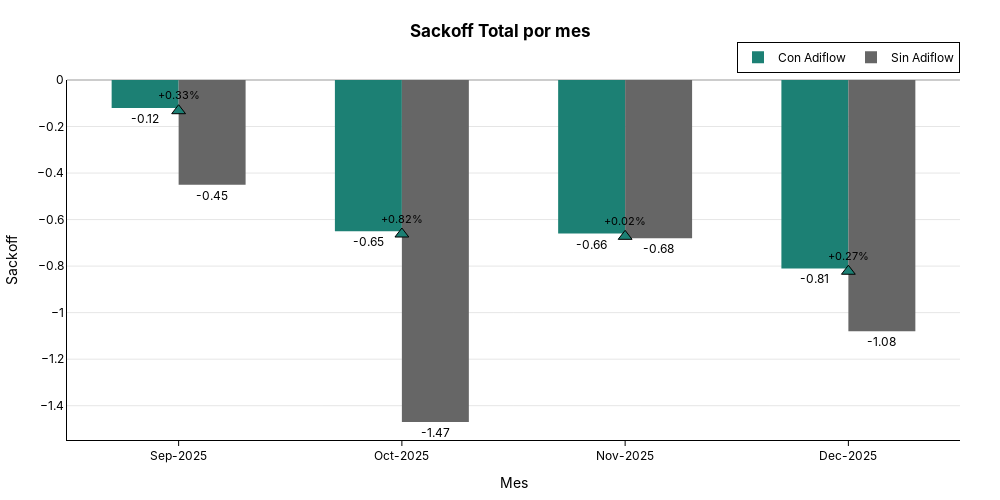

The notebook cell this image was saved under:
### Code cell
f = plot_bar(
    df_cut_group_month.round(2),
    x_col="month_lbl",
    y_col="sackoff",
    group_col="Tiene Adiflow",
    order_x=sorted(df_cut_group_month["month_lbl"].unique(), reverse=True),
    title="Sackoff Total por mes",
    cat_base="Sin Adiflow",
    show_delta=True,
    x_title="Mes",
    y_title="Sackoff",
    text_format=".2f",
    delta_unit="%",
    hover_data_cols=['reales', 'production'],
    height=500,
    width=1000,
)
f.show()
s3.save_plotly_html(f, "barras_sackoff_mes.html")

### Figure 1 — Plotly figure (JSON) as saved in the notebook; plotly's stock layout.template omitted (floating-point values rounded to 4 significant figures)
{"data": [{"customdata": [["Sep-2025", "Con Adiflow", "4277.01", "4240.6"], ["Oct-2025", "Con Adiflow", "8373.74", "8319.48"], ["Nov-2025", "Con Adiflow", "7158.51", "6998.7"], ["Dec-2025", "Con Adiflow", "2972.09", "2950.33"]], "hovertemplate": "<b>month_lbl:</b> %{customdata[0]}<br><b>sackoff:</b> %{y:.2f}<br><b>Tiene Adiflow:</b> %{customdata[1]}<br><b>reales:</b> %{customdata[2]}<br><b>production:</b> %{customdata[3]}<extra></extra>", "marker": {"color": "#1C8074", "line": {"width": 0}}, "name": "Con Adiflow", "text": [-0.12, -0.65, -0.66, -0.81], "textposition": "outside", "texttemplate": "%{text:.2f}", "type": "bar", "x": ["Sep-2025", "Oct-2025", "Nov-2025", "Dec-2025"], "y": [-0.12, -0.65, -0.66, -0.81]}, {"customdata": [["Sep-2025", "Sin Adiflow", "4148.53", "4158.53"], ["Oct-2025", "Sin Adiflow", "920.84", "920.84"], ["Nov-2025", "Sin Adiflow", "1501.35", "1501.35"], ["Dec-2025", "Sin Adiflow", "5866.61", "5866.61"]], "hovertemplate": "<b>month_lbl:</b> %{customdata[0]}<br><b>sackoff:</b> %{y:.2f}<br><b>Tiene Adiflow:</b> %{customdata[1]}<br><b>reales:</b> %{customdata[2]}<br><b>production:</b> %{customdata[3]}<extra></extra>", "marker": {"color": "#666666", "line": {"width": 0}}, "name": "Sin Adiflow", "text": [-0.45, -1.47, -0.68, -1.08], "textposition": "outside", "texttemplate": "%{text:.2f}", "type": "bar", "x": ["Sep-2025", "Oct-2025", "Nov-2025", "Dec-2025"], "y": [-0.45, -1.47, -0.68, -1.08]}, {"hoverinfo": "skip", "marker": {"color": ["#1C8074", "#1C8074", "#1C8074", "#1C8074"], "line": {"color": "black", "width": 1}, "size": 12, "symbol": ["triangle-up", "triangle-up", "triangle-up", "triangle-up"]}, "mode": "markers+text", "showlegend": false, "text": ["+0.33%", "+0.82%", "+0.02%", "+0.27%"], "textfont": {"color": "black", "size": 11}, "textposition": "top center", "type": "scatter", "x": ["Sep-2025", "Oct-2025", "Nov-2025", "Dec-2025"], "y": [-0.132, -0.662, -0.672, -0.822]}], "layout": {"bargap": 0.4, "barmode": "group", "font": {"color": "black", "family": "Inter, Arial, sans-serif"}, "height": 500, "hoverlabel": {"bgcolor": "white", "bordercolor": "black", "font": {"color": "black"}}, "legend": {"bgcolor": "rgba(255,255,255,0.8)", "bordercolor": "black", "borderwidth": 1, "font": {"color": "black"}, "orientation": "h", "title": {"text": ""}, "x": 1, "xanchor": "right", "y": 1.02, "yanchor": "bottom"}, "margin": {"b": 40, "l": 40, "r": 40, "t": 80}, "paper_bgcolor": "rgba(0,0,0,0)", "plot_bgcolor": "rgba(0,0,0,0)", "title": {"font": {"color": "black"}, "text": "<b>Sackoff Total por mes<b>", "x": 0.5, "xanchor": "center", "y": 0.95, "yanchor": "top"}, "width": 1000, "xaxis": {"categoryarray": ["Sep-2025", "Oct-2025", "Nov-2025", "Dec-2025"], "categoryorder": "array", "linecolor": "black", "linewidth": 1, "showline": true, "tickcolor": "black", "tickfont": {"color": "black"}, "ticks": "outside", "title": {"font": {"color": "black"}, "text": "Mes"}}, "yaxis": {"gridcolor": "rgba(0,0,0,0.1)", "linecolor": "black", "linewidth": 1, "showgrid": true, "showline": true, "tickfont": {"color": "black"}, "title": {"font": {"color": "black"}, "text": "Sackoff"}, "zeroline": true, "zerolinecolor": "rgba(0,0,0,0.2)"}}}
